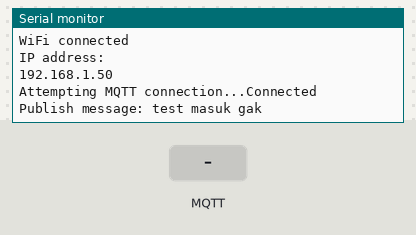
The sketch below on a simulated ESP32. Parts: the last lines printed to the serial monitor. The inputs (shaded band) are chosen by the test bench. WiFi joins after 1.5 s; servers stay silent unless stated; random numbers use the default seed unless the sketch sets one; no MQTT or app messages arrive unless stated.

Above: at 2.7 s.
2.8 s: MQTT message "1" arrives on the first subscribed topic
At 3.5 s:
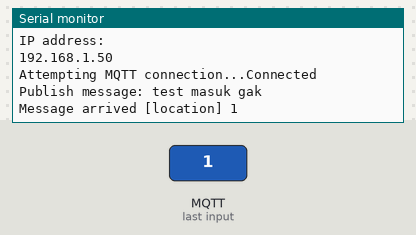
4.3 s: MQTT message "on" arrives on the first subscribed topic
At 4.7 s:
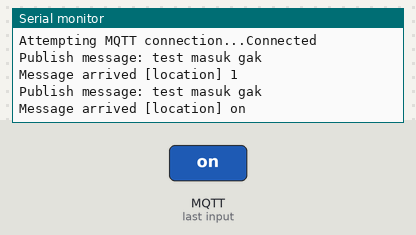
5.8 s: MQTT message "off" arrives on the first subscribed topic
At 5.96 s:
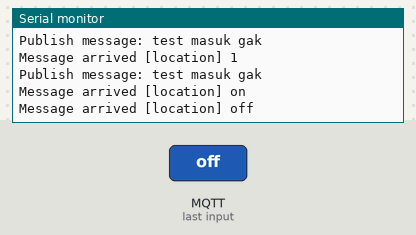

The sketch:

send_string_mqtt.ino
```cpp
#include <WiFi.h>
#include <PubSubClient.h>
#include <esp_camera.h>

// Alamat dan port server MQTT
const char* mqtt_server = "34.101.43.219";
const int mqtt_port = 1883;

// Username dan password MQTT
const char* mqtt_user = "admin";
const char* mqtt_password = "c241-ms01";

// Konfigurasi WiFi
const char* ssid = "Wokwi-GUEST";
const char* password = "";

WiFiClient espClient;
PubSubClient client(espClient);

unsigned long lastMsg = 0;
#define MSG_BUFFER_SIZE (50)
char msg[MSG_BUFFER_SIZE];
int value = 0;

void setup_wifi() { //perintah koneksi wifi
  delay(10);
  Serial.println();
  Serial.print("Connecting to ");
  Serial.println(ssid);

  WiFi.mode(WIFI_STA); //setting wifi chip sebagai station/client
  WiFi.begin(ssid, password); //koneksi ke jaringan wifi

  while (WiFi.status() != WL_CONNECTED) { //perintah tunggu esp32 sampi terkoneksi ke wifi
    delay(500);
    Serial.print(".");
  }

  randomSeed(micros());

  Serial.println("");
  Serial.println("WiFi connected");
  Serial.println("IP address: ");
  Serial.println(WiFi.localIP());
}

void callback(char* topic, byte* payload, unsigned int length) { //perintah untuk menampilkan data ketika esp32 di setting sebagai subscriber
  Serial.print("Message arrived [");
  Serial.print(topic);
  Serial.print("] ");
  for (int i = 0; i < length; i++) { //mengecek jumlah data yang ada di topik mqtt
    Serial.print((char)payload[i]);
  }
  Serial.println();
}

void reconnect() { //perintah koneksi esp32 ke mqtt broker baik itu sebagai publusher atau subscriber
  // Loop until we're reconnected
  while (!client.connected()) {
    Serial.print("Attempting MQTT connection...");
    // perintah membuat client id agar mqtt broker mengenali board yang kita gunakan
    String clientId = "ESP32Client-";
    clientId += String(random(0xffff), HEX);
    // Attempt to connect
    if (client.connect(clientId.c_str(), mqtt_user, mqtt_password)) {
      Serial.println("Connected");
      // Once connected, publish an announcement...
      client.publish("location", "ESP32 connected"); //perintah publish data ke alamat topik yang di setting
      // ... and resubscribe
      client.subscribe("location"); //perintah subscribe data ke mqtt broker
    } else {
      Serial.print("failed, rc=");
      Serial.print(client.state());
      Serial.println(" try again in 5 seconds");
      // Wait 5 seconds before retrying
      delay(5000);
    }
  }
}

void setup() {
  Serial.begin(115200);
  setup_wifi(); //memanggil void setup_wifi untuk dieksekusi
  client.setServer(mqtt_server, mqtt_port); //perintah connecting / koneksi awal ke broker
  client.setCallback(callback); //perintah menghubungkan ke mqtt broker untuk subscribe data
}

void loop() {
  if (!client.connected()) {
    reconnect();
  }
  client.loop();

  unsigned long now = millis();
  if (now - lastMsg > 2000) { //perintah publish data setiap 2 detik
    lastMsg = now;
    snprintf(msg, MSG_BUFFER_SIZE, "test masuk gak"); //mempersiapkan pesan untuk dikirim
    Serial.print("Publish message: ");
    Serial.println(msg);
    client.publish("location", msg); //publish pesan ke topik location
  }
}
```

Measured:
- after the input at 2.8 s, the serial monitor: prints a new line at once (image 1)
- after the input at 4.3 s, the serial monitor: prints a new line at once (image 2)
- after the input at 5.8 s, the serial monitor: prints a new line at once (image 3)
